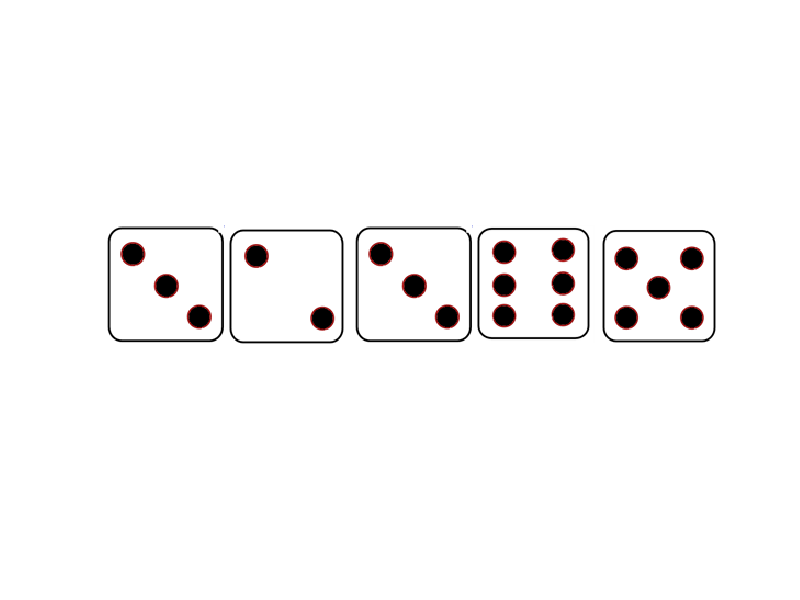

Here is the MATLAB script that generated this plot:
%% Main File
%% this is where most of the code will go
load Dice.mat

Yes = 1;
No = 0;

fprintf('Welcome to yatzee\n')
fprintf('would you like to play?\n')
Menu = input('Yes or No? \n'); 

if Menu == 0
    fprintf ('Have a great day.')
    quit
else
    fprintf('Okay then lets start the game!')
end


%%Dice = zeros(1,6);

role = randi([1 6], [1 5])
%%roles dice using random numbers

%%this dispays the role using the Dice.mat file
imshow([Dice{role}]);

reference = role 

rerole = input('Would you like to rerole any dice?\n')

%%redo = input('list the dice which you would like to rerole:   ')

if rerole == 0
    fprintf('Congrats this is your score')
    quit
else
    NR1 = input('Would you like to rerole dice 1?  ');
    NR2 = input('Would you like to rerole dice 2?  ');
    NR3 = input('Would you like to rerole dice 3?  ');
    NR4 = input('Would you like to rerole dice 4?  ');
    NR5 = input('Would you like to rerole dice 5?  ');
end

role2 = randi([1 6], [1 5])

if NR1 == 1
    reference(1) = role2(1);
end

if NR2 == 1
    reference(2) = role2(2);
end

if NR3 == 1
    reference(3) = role2(3);
end

if NR4 == 1
    reference(4) = role2(4);
end

if NR5 == 1
    reference(5) = role2(5);
end


imshow([Dice{reference}]);
    
